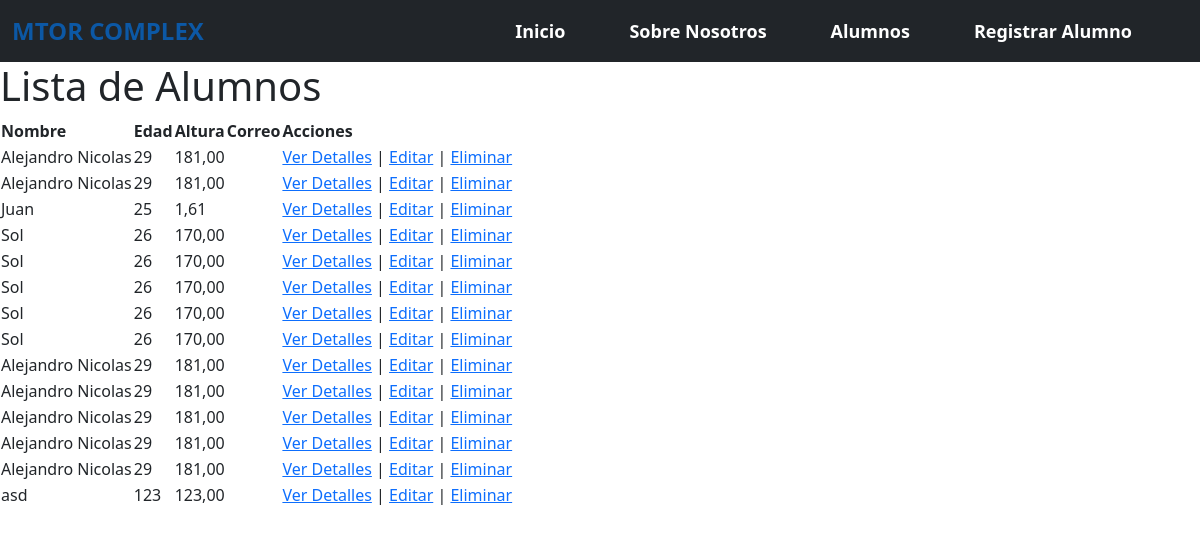
The app's page /gimnasio/alumnos/, older data.
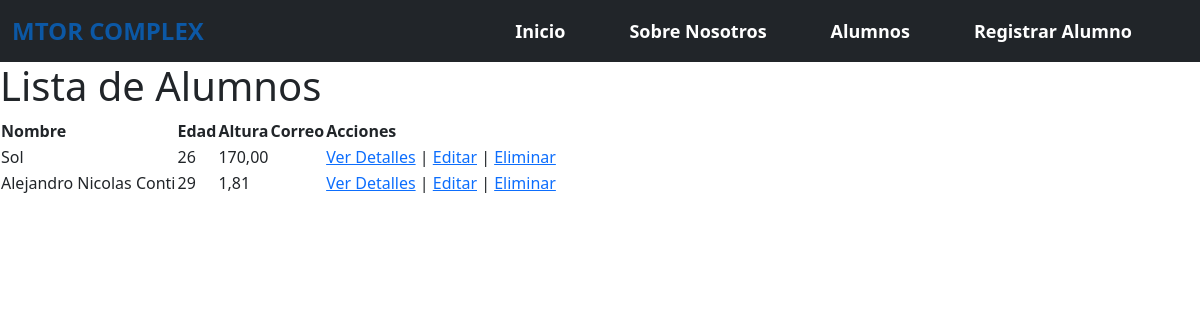
The same page, newer data.
### gimnasio/models.py (models this page shows, shortened)
class Alumno(models.Model):
    nombre = models.CharField(max_length=100)
    edad = models.PositiveIntegerField()
    altura = models.DecimalField(max_digits=5, decimal_places=2)
    dias_asistencia = models.ManyToManyField(DiaAsistencia)
    horario = models.TimeField()
    cuota_pagada = models.BooleanField(default=False)

### gimnasio/views.py (the view)
# urls.py: path("alumnos/", views.lista_alumnos, name="alumno-list"),
def lista_alumnos(request):
    alumnos = Alumno.objects.all()
    return render(request, "gimnasio/alumno_lista.html", {"alumnos": alumnos})

### gimnasio/templates/gimnasio/alumno_lista.html
{% extends 'gimnasio/base.html' %}
{% block contenido %}
    <h1>Lista de Alumnos</h1>
    <table>
        <thead>
            <tr>
                <th>Nombre</th>
                <th>Edad</th>
                <th>Altura</th>
                <th>Correo</th>
                <th>Acciones</th>
            </tr>
        </thead>
        <tbody>
            {% for alumno in alumnos %}
            <tr>
                <td>{{ alumno.nombre }}</td>
                <td>{{ alumno.edad }}</td>
                <td>{{ alumno.altura }}</td>
                <td>{{ alumno.correo }}</td>
                <td>
                    <a href="{% url 'gimnasio:alumno-detail' alumno.pk %}">Ver Detalles</a> |
                    <a href="{% url 'gimnasio:alumno-edit' alumno.pk %}">Editar</a> |
                    <a href="{% url 'gimnasio:alumno-delete' alumno.pk %}">Eliminar</a>                </td>
            </tr>
            {% empty %}
            <tr>
                <td colspan="5">No hay alumnos registrados.</td>
            </tr>
            {% endfor %}
        </tbody>
    </table>
{% endblock contenido %}

### gimnasio/templates/gimnasio/base.html (shortened to what this page needs)
<!DOCTYPE html>
<html lang="es">
<head>
    <link rel="stylesheet" href="https://cdnjs.cloudflare.com/ajax/libs/normalize/8.0.1/normalize.css">
    <link rel="stylesheet" href="https://cdnjs.cloudflare.com/ajax/libs/milligram/1.4.1/milligram.css">
    {% load static %}
    <link rel="stylesheet" href="{% static 'gimnasio/css/styles.css' %}">
    <link href="https://cdn.jsdelivr.net/npm/bootstrap@5.3.1/dist/css/bootstrap.min.css" rel="stylesheet">
</head>
<body>
    <nav class="navbar navbar-expand-lg navbar-light bg-dark">
        <div class="container-fluid">
            <a class="navbar-brand" href="{% url 'gimnasio:index' %}">MTOR COMPLEX</a>
            <div class="collapse navbar-collapse" id="navbarNav">
                <ul class="navbar-nav ms-auto">
                    <li class="nav-item me-5">
                        <a class="nav-link" aria-current="page" href="{% url 'gimnasio:index' %}">Inicio</a>
                    </li>
                    <li class="nav-item me-5">
                        <a class="nav-link" href="{% url 'gimnasio:about' %}">Sobre Nosotros</a>
                    </li>
                    <li class="nav-item me-5">
                        <a class="nav-link" href="{% url 'gimnasio:alumno-list' %}">Alumnos</a>
                    </li>
                    <li class="nav-item me-5">
                        <a class="nav-link" href="{% url 'gimnasio:alumno-create' %}">Registrar Alumno</a>
                    </li>
                </ul>
            </div>
        </div>
    </nav>
    {% block contenido %}
    {% endblock contenido %}
</body>
</html>

### gimnasio/static/gimnasio/css/styles.css (style rules this page uses)
.navbar { font-size: 18px; background-color: #f8f9fa; pad: 10px 20px; }
.navbar .navbar-brand { font-size: 24px; color: #0c58a5; font-weight: bold; margin-right: 30px; }
.navbar .nav-link { color: #fff; font-weight: bold; padding: 0 15px; transition: color 0.3s ease; }

Row changes from the older to the newer data that the page shows:
removed Alumno: nombre "Alejandro Nicolas", edad "29", altura "181,00"
removed Alumno: nombre "Alejandro Nicolas", edad "29", altura "181,00"
removed Alumno: nombre "Juan", edad "25", altura "1,61"
removed Alumno: nombre "Sol", edad "26", altura "170,00"
removed Alumno: nombre "Sol", edad "26", altura "170,00"
removed Alumno: nombre "Sol", edad "26", altura "170,00"
removed Alumno: nombre "Sol", edad "26", altura "170,00"
removed Alumno: nombre "Alejandro Nicolas", edad "29", altura "181,00"
removed Alumno: nombre "Alejandro Nicolas", edad "29", altura "181,00"
removed Alumno: nombre "Alejandro Nicolas", edad "29", altura "181,00"
removed Alumno: nombre "Alejandro Nicolas", edad "29", altura "181,00"
removed Alumno: nombre "asd", edad "123", altura "123,00"
changed Alumno: nombre "Alejandro Nicolas" → "Alejandro Nicolas Conti"; altura "181,00" → "1,81"
